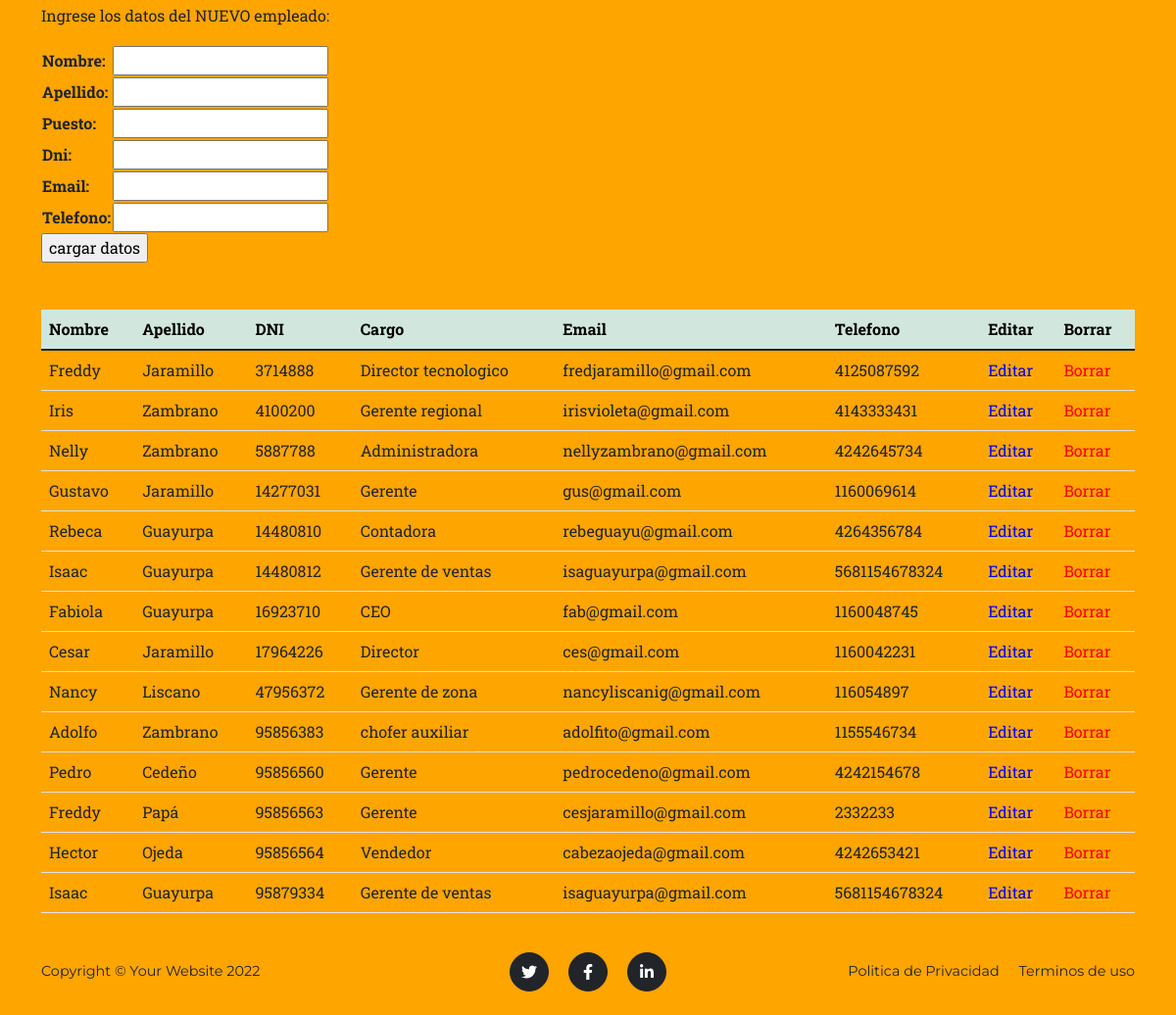
The app's page /tiendapp/staff/ (signed in, lower part), older data.
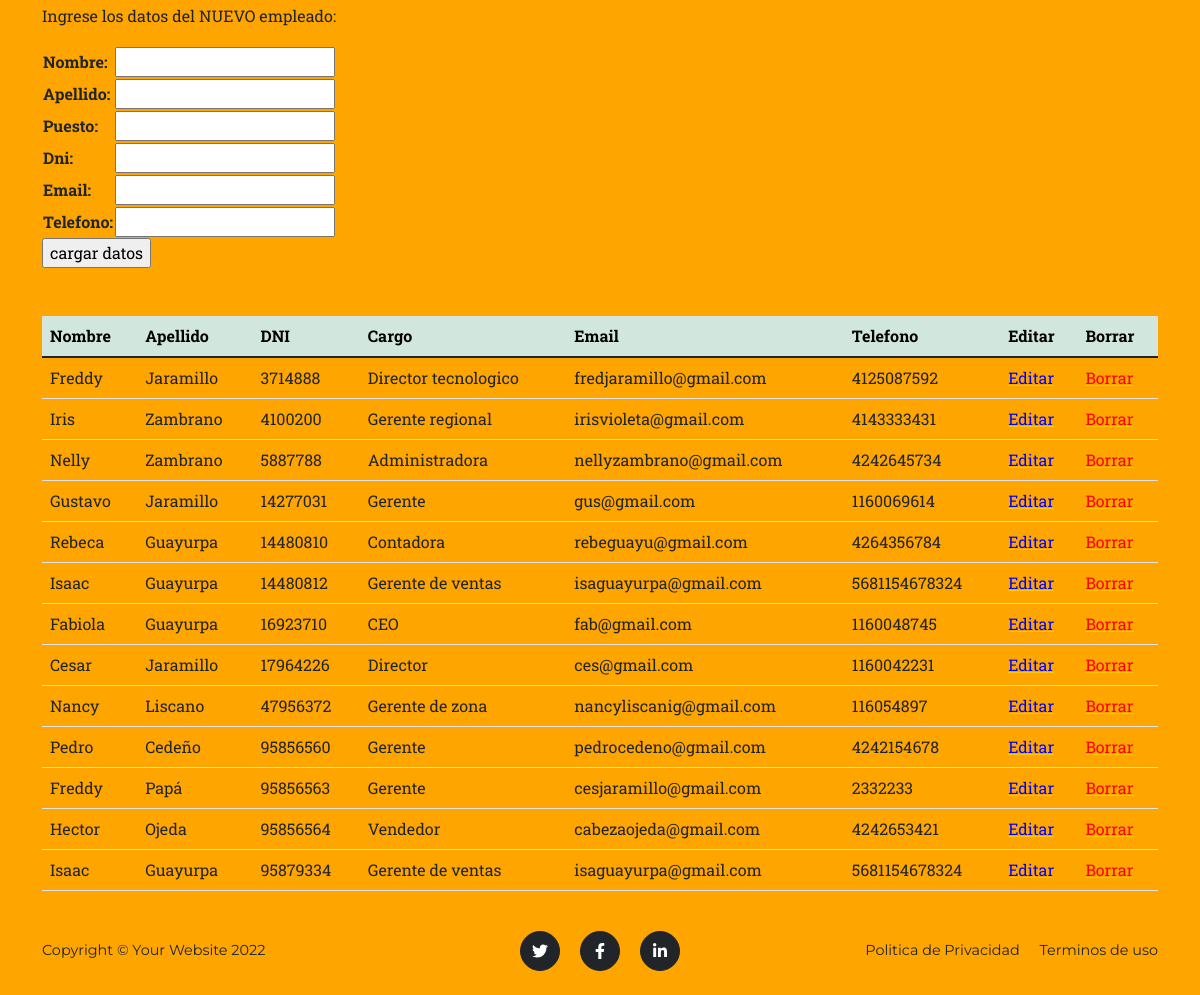
The same page, newer data.
### TiendApp/models.py (models this page shows, shortened)
class Staff(models.Model):
    nombre=models.CharField(max_length=30)
    apellido=models.CharField(max_length=30)
    puesto=models.CharField(max_length=30)
    dni=models.IntegerField(primary_key=True)
    email=models.EmailField()
    telefono=models.IntegerField()

### TiendApp/views.py (the view)
# urls.py: path("staff/", staff, name ="Staff"),
@login_required
def staff(request):
     empleados=Staff.objects.all()
     if request.method == "POST":
        mi_form2 =AgregarEmpleado(request.POST)
        print(mi_form2)
        if mi_form2.is_valid:
            info=mi_form2.cleaned_data
            empleado= Staff(nombre=info['nombre'], apellido=info['apellido'], puesto=info['puesto'],dni=info['dni'], telefono=info['telefono'], email=info['email'])
            empleado.save()
            mi_form2 =AgregarEmpleado()
            return render(request, "tiendapp/staff.html", {"empleado":empleados, "mi_form2":mi_form2})
     else:
        mi_form2 =AgregarEmpleado()
        return render(request, "tiendapp/staff.html", {"empleado":empleados, "mi_form2":mi_form2})

### TiendApp/forms.py
class AgregarEmpleado(forms.Form):
    nombre=forms.CharField(max_length=30)
    apellido=forms.CharField(max_length=30)
    puesto=forms.CharField(max_length=30)
    dni=forms.IntegerField()
    email=forms.EmailField()
    telefono=forms.IntegerField()

### TiendApp/templates/TiendApp/staff.html (shortened to what this page needs)
{% extends "TiendApp/base.html"%}
{%block main_content%}
<div class="container mt-5">
    <form action="" method="POST"> {% csrf_token %}
            <p>Ingrese los datos del NUEVO empleado: </p>
            <table>
                {{mi_form2.as_table}}
            </table>
                <input type="submit" value= "cargar datos" >
        </form>
</div>
            <div class="container mt-5">
                <table class="table">
                    <thead>
                        <tr>
                            <th class="table-success">Nombre</th>
                            <th class="table-success">Apellido</th>
                            <th class="table-success">DNI</th>
                            <th class="table-success">Cargo</th>
                            <th class="table-success">Email</th>
                            <th class="table-success">Telefono</th>
                            <th class="table-success">Editar</th>
                            <th class="table-success">Borrar</th>
                        </tr>
                    </thead>
                <tbody>
                    {% for i in empleado %}
                        <td>{{i.nombre}}</td>
                        <td>{{i.apellido}}</td>
                        <td>{{i.dni}}</td>
                        <td>{{i.puesto}}</td>
                        <td>{{i.email}}</td>
                        <td>{{i.telefono}}</td>
                        <td><a href= "{% url 'editarEmpleado' i.dni %}" > <font color="blue">Editar</font></a></td>
                        <td><a href= "{% url 'eliminarEmpleado' i.dni %}" ><font color="red">Borrar</font></a></td>
                    {% endfor %}
                </tbody>
                </table>
            </div>
{%endblock%}

Row changes from the older to the newer data that the page shows:
removed Staff: nombre "Adolfo", apellido "Zambrano", dni "95856383", puesto "chofer auxiliar", email "adolfito@gmail.com", telefono "1155546734"
